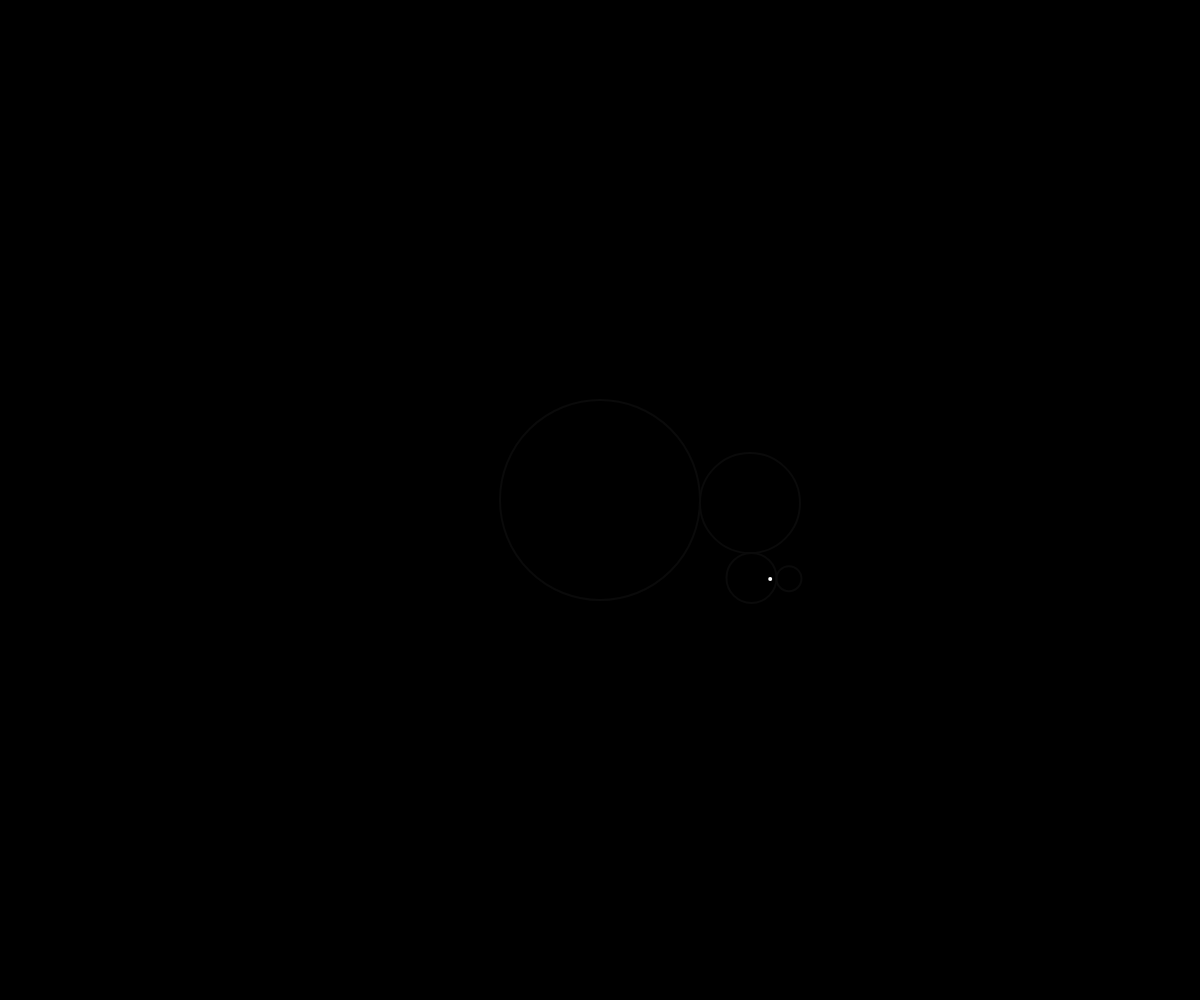
Frame 1 (no input)
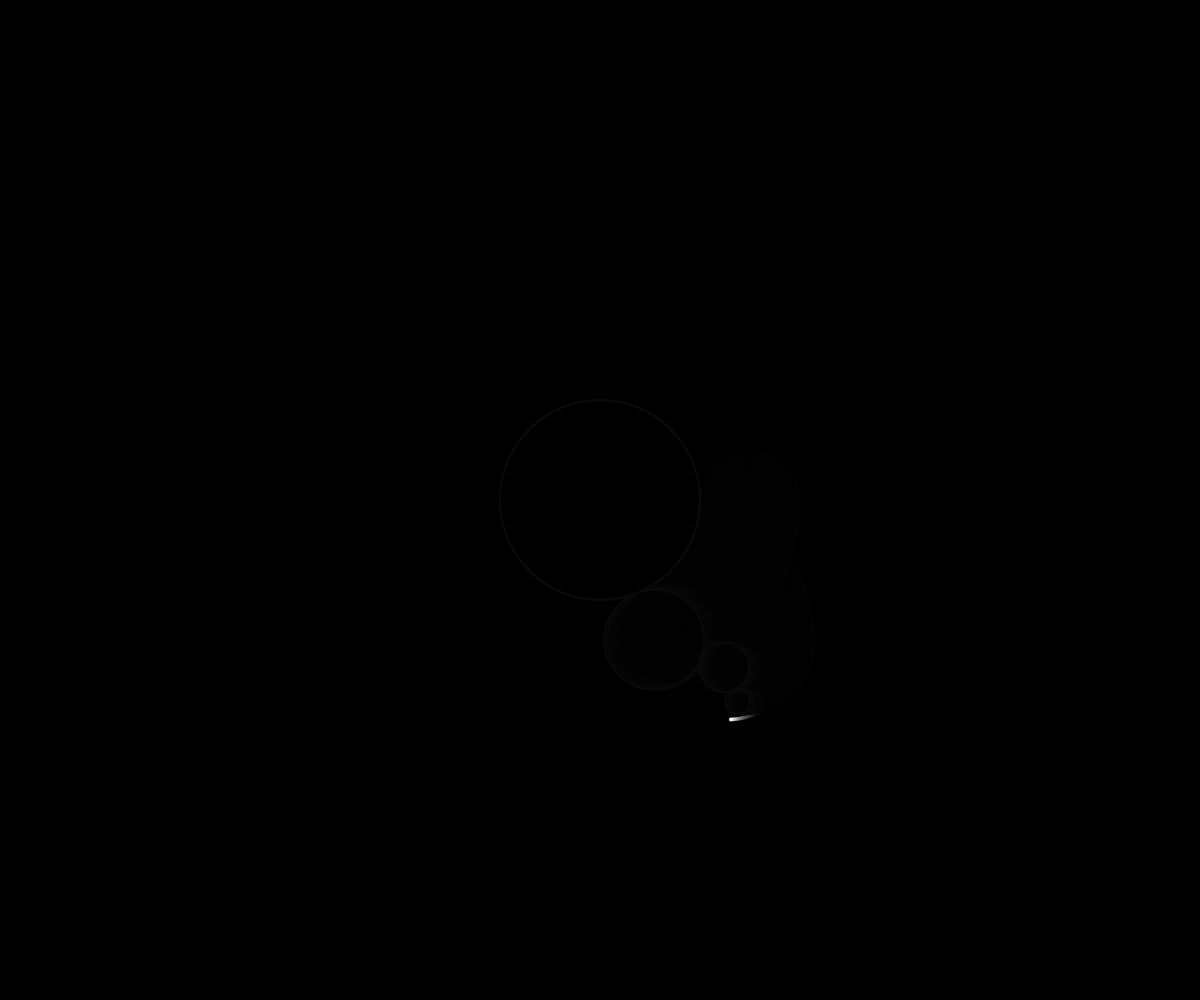
Frame 60 (no input)
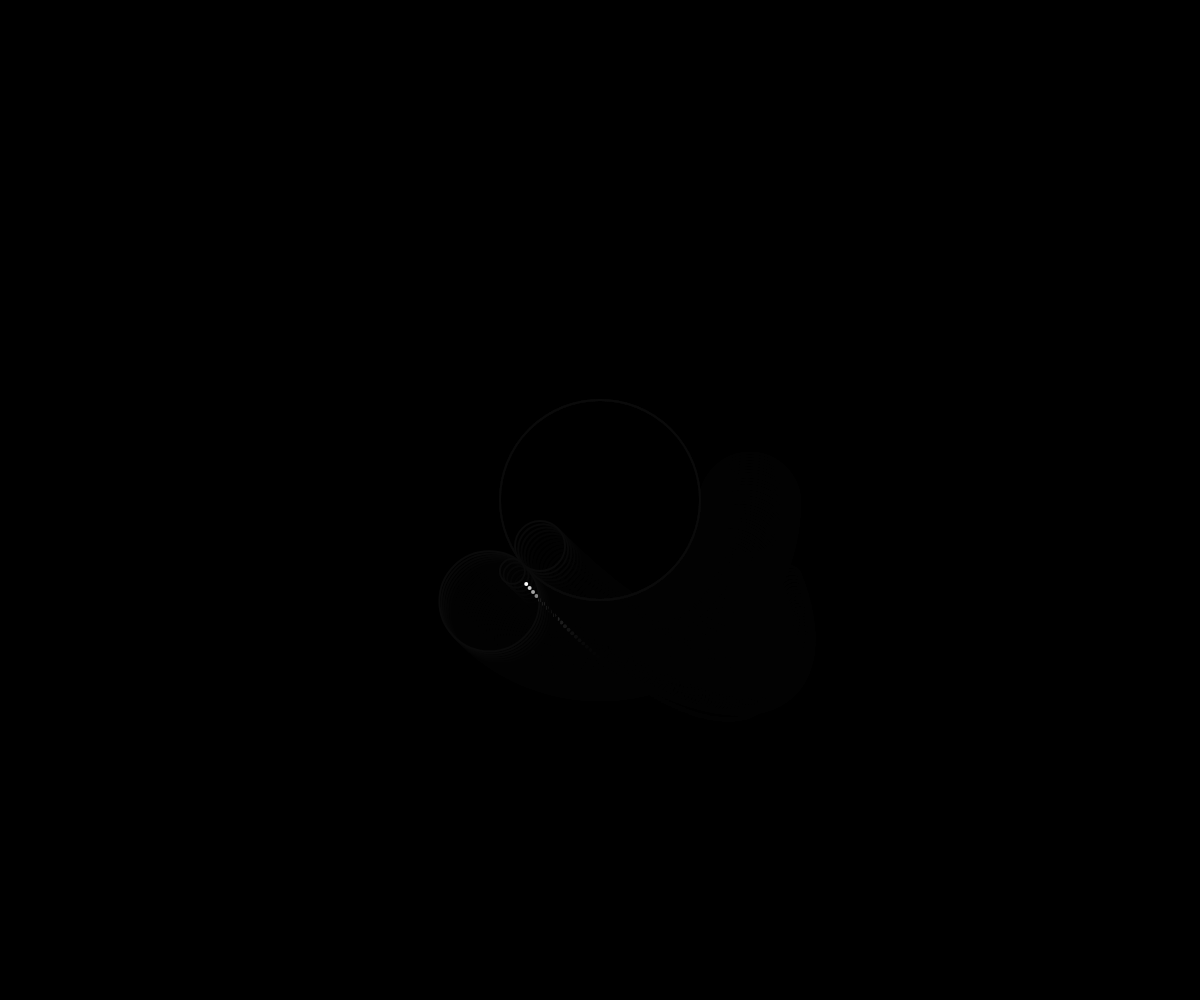
Frame 120 (the mouse pressed at the canvas centre since frame 60)

The p5.js sketch that drew these frames (run headless with seeded random() and noise() and a simulated clock; from frame 60 on, the mouse is pressed at the canvas centre):

// p5.js sketch
// ── sketch.js
var xs, ys, r, fi, x, y;

function setup() {
  createCanvas(window.innerWidth, window.innerHeight);
  xs = window.innerWidth / 2;
  ys = window.innerHeight / 2;
  r = 100;
  fi = 0;
  frameRate(60);
  background(0);
}

function draw() {
  background(0, 50);
  strokeWeight(2);
  stroke(10);
  noFill();
  circle(xs, ys, r * 2);
  fi += 0.02;

  let r2 = r / 2;
  x = xs + (r + r2) * cos(fi);
  y = ys + (r + r2) * sin(fi);
  circle(x, y, r2 * 2);

  let r3 = r2 / 2;
  x = x - (r2 + r3) * cos(fi + PI / 2);
  y = y + (r2 + r3) * sin(fi + PI / 2);
  circle(x, y, r3 * 2);

  let r4 = r3 / 2;
  x = x + (r3 + r4) * cos(fi);
  y = y + (r3 + r4) * sin(fi);
  circle(x, y, r4 * 2);

  let r5 = r4 / 2;
  x = x - (r4 + r5) * cos(fi);
  y = y + (r4 + r5) * sin(fi);
  //circle(x, y, r5 * 2);
  strokeWeight(4);
  stroke(255);
  point(x, y);
}
